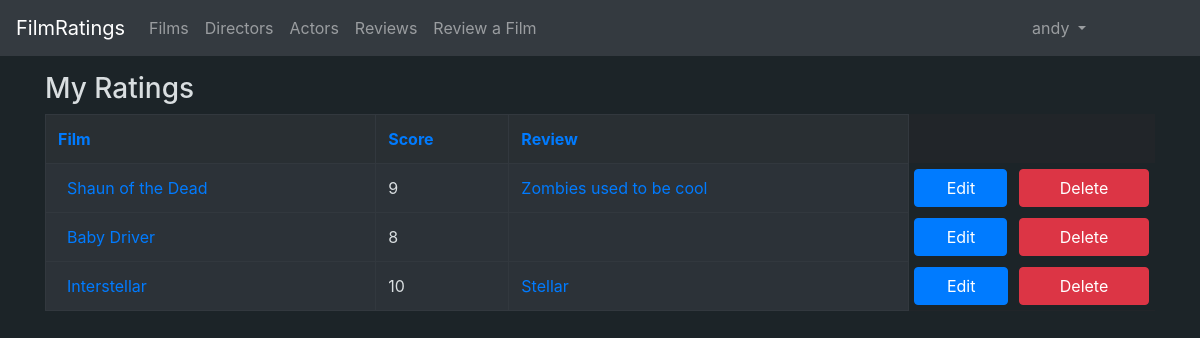
The app's page /ratings/user/ (signed in) with its own data.
### application/auth/models.py (models this page shows, shortened)
class User(Base):
    __tablename__ = "account"
    name= db.Column(db.String(144), nullable=False)
    username = db.Column(db.String(144), nullable=False)
    password = db.Column(db.String(144), nullable=False)
    urole = db.Column(db.String(80), nullable = False)
    bio = db.Column(db.String(1200), nullable = True)
    ratings = db.relationship("Rating", cascade="all, delete-orphan")
    def role(self):
        return self.urole

### application/ratings/models.py (models this page shows, shortened)
class Rating(db.Model):
    user_id = db.Column(db.Integer, db.ForeignKey('account.id'), nullable=False, primary_key=True)
    film_id = db.Column(db.Integer, db.ForeignKey('film.id'), nullable=False, primary_key=True)
    date_created = db.Column(db.DateTime, default=db.func.current_timestamp())
    date_modified = db.Column(db.DateTime, default=db.func.current_timestamp(),
        onupdate=db.func.current_timestamp())
    score = db.Column(db.Integer, nullable=False)
    title = db.Column(db.String(100), nullable=True)
    review = db.Column(db.String(10000), nullable=True)
    @staticmethod
    def user_ratings(id):
        stmt = text("SELECT Film.name, Film.id, Account.username, Account.id, rating.score, rating.review, rating.title FROM Rating, Account, Film"
        " WHERE Rating.user_id = Account.id AND Rating.film_id = Film.id AND Account.id = :id").params(id=id)
        res = db.engine.execute(stmt)
        ratings= []
        for row in res:
            if (row[6] == None):
                ratings.append([row[0], row[1], row[2], row[3], row[4], row[5], ""])
            else:
                ratings.append([row[0], row[1], row[2], row[3], row[4], row[5], row[6]])
        return ratings

### application/films/models.py (models this page shows, shortened)
class Film(Base):
    name = db.Column(db.String(400), nullable=False)
    description = db.Column(db.String(1200), nullable=True)
    year = db.Column(db.Integer, nullable=True)
    director_id = db.Column(db.Integer, db.ForeignKey('director.id'), nullable = True)
    poster = db.Column(db.String(400), nullable=True)
    actors = db.relationship("FilmActor", cascade="all, delete-orphan")
    ratings = db.relationship("Rating", cascade="all, delete-orphan")

### application/ratings/views.py (the view)
@app.route("/ratings/user/", methods=["GET"])
@login_required(role="DEFAULT")
def user_ratings_index():
    ratings = Rating.user_ratings(current_user.id)
    return render_template("ratings/personallist.html", ratings = ratings, sortby = None, desc = None)

### application/__init__.py (called while the page is built)
def login_required(role="ANY"):
    def wrapper(fn):
        @wraps(fn)
        def decorated_view(*args, **kwargs):
            if not current_user:
                return login_manager.unauthorized()
            if not current_user.is_authenticated:
                return login_manager.unauthorized()
            unauthorized = False
            if role != "ANY":
                unauthorized = True
            if current_user.role() == role:
                unauthorized = False
            if unauthorized:
                return login_manager.unauthorized()
            return fn(*args, **kwargs)
        return decorated_view
    return wrapper

@login_manager.user_loader
def load_user(user_id):
    return User.query.get(user_id)

### application/templates/ratings/personallist.html
{% extends "layout.html" %}
{% block body %}
<h3>My Ratings</h1>
    <table class="table table-bordered table-dark">
        <tr style="background-color:#292F33">
            <th>
                {% if sortby == 'film' and desc == False %}
                    <a href="{{url_for('user_ratings_sorted', sortby='filmdesc')}}">Film</a>
                {% else %}
                    <a href="{{url_for('user_ratings_sorted', sortby='film')}}">Film</a>
                {% endif %}
            </th>
            <th>
                {% if sortby == 'score' and desc == False %}
                    <a href="{{url_for('user_ratings_sorted', sortby='scoredesc')}}">Score</a>
                {% else %}
                    <a href="{{url_for('user_ratings_sorted', sortby='score')}}">Score</a>
                {% endif %}
            </th>
            <th>
                {% if sortby == 'review' and desc == False %}
                    <a href="{{url_for('user_ratings_sorted', sortby='reviewdesc')}}">Review</a>
                {% else %}
                    <a href="{{url_for('user_ratings_sorted', sortby='review')}}">Review</a>
                {% endif %}
            </th>
        </tr>
        {% for rating in ratings%}
        <tr style="background-color:#2c3238; color:#d9dee0">
            <td>
            <a href="{{ url_for('films_show', film_id=rating[1] )}}">{{rating[0]}}</a>
            </td>
            <td>{{rating[4]}}</td>
            <td>
                {% if rating[5] != None and rating[5].__len__() > 0 %}
                    <a href="{{ url_for('ratings_show', film_id=rating[1], user_id = rating[3])}}">{{rating[6]}}</a>
                {% endif %}
            </td>
            <td style="background-color:rgb(28, 36, 40);border:rgb(28, 36, 40);padding:0.5%">
                    <a style="width:100%" class="btn btn-primary" href="{{url_for('edit_rating_form', film_id=rating[1], user_id=rating[3])}}">Edit</a></td>
            <td style="background-color:rgb(28, 36, 40);border:rgb(28, 36, 40);padding:0.5%">
                    <a style="width:100%" class="btn btn-danger" href="{{url_for('ratings_delete_personal', film_id=rating[1], user_id=rating[3])}}">Delete</a></td>
        </tr>
        {% endfor %}
    </table>
{% endblock %}

### application/templates/layout.html (shortened to what this page needs)
<!DOCTYPE html>
<html>
  <head>
    <link rel="stylesheet" href="https://maxcdn.bootstrapcdn.com/bootstrap/4.0.0/css/bootstrap.min.css"
>
  </head>
  <body style="background-color:rgb(28, 36, 40); color:#d9dee0">
    <nav class="navbar navbar-expand-md navbar-dark bg-dark fixed-top mb-4">
      <a href="/" class="navbar-brand" href="#">FilmRatings</a>
      <div class="collapse navbar-collapse" id="navbarCollapse">
        <ul class="navbar-nav mr-auto">
          <li class="nav-item">
            <a class="nav-link" href="{{ url_for('films_index') }}">Films</a>
          </li>
          <li class="nav-item">
            <a class="nav-link" href="{{url_for('directors_index') }}">Directors</a>
          </li>
          <li class="nav-item">
            <a class="nav-link" href="{{url_for('actors_index') }}">Actors</a>
          </li>
            <li class="nav-item">
              <a class="nav-link" href="{{url_for('reviews_index') }}">Reviews</a>
            </li>
          {% if current_user.urole == "DEFAULT" %}
            <li class="nav-item">
              <a class="nav-link" href="{{url_for('ratings_form') }}">Review a Film</a>
            </li>
          {% endif %}
        </ul>
        <div class ="form-inline ">
            <ul class="navbar-nav mr-auto">
            {% if current_user.is_authenticated %}
            <li class="nav-item dropdown">
                <a class="nav-link dropdown-toggle" href="#" id="navbarDropdown" role="button" data-toggle="dropdown" aria-haspopup="true" aria-expanded="false">
                  {{current_user.name}}
                </a>
            </li>
            </ul>
            <div class="col-sm"></div>
            <div class="col-sm"></div>
            <div class="col-sm"></div>
            {% endif %}
        </div>
      </div>
    </nav>
    <br/><br/><br/>
    <main role="main" class="container">
      {% block body %}{% endblock %}
    </main>
  </body>
</html>

### records on screen
User: name "andy"
Rating: name "Shaun of the Dead", score "9", title "Zombies used to be cool"
Rating: name "Baby Driver", score "8"
Rating: name "Interstellar", score "10", title "Stellar"
